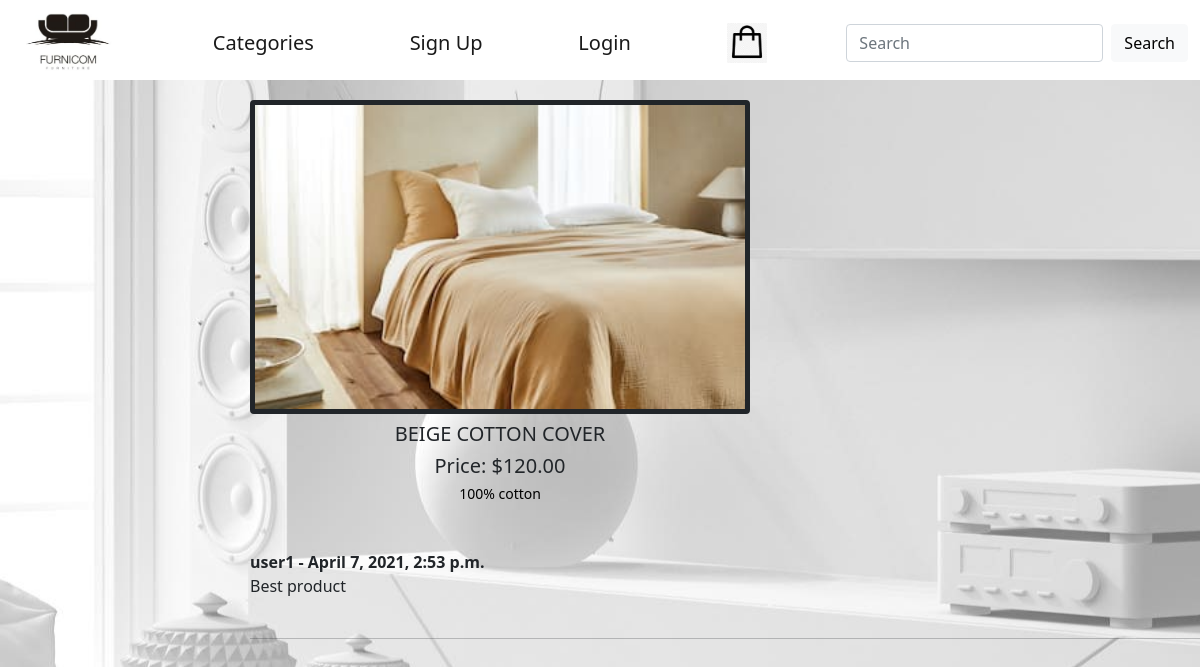
The app's page /product/2/, older data.
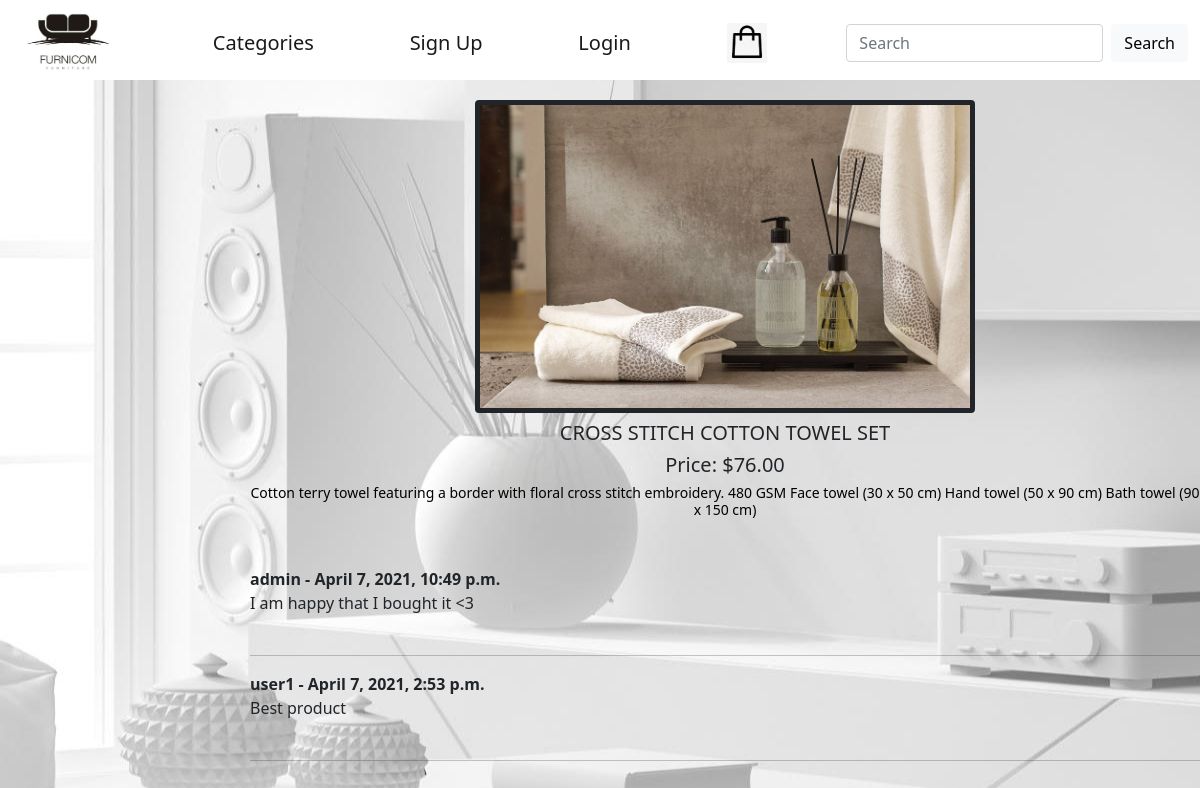
The same page, newer data.
### product/models.py (models this page shows, shortened)
class Product(models.Model):
    STATUS_CHOICES = (
        ('in stock', 'In Stock'),
        ('out of stock', 'Out of Stock'),
        ('await', 'Awaiting')
    )
    name = models.CharField(max_length=100)
    description = models.TextField()
    price = models.DecimalField(max_digits=10,
                                decimal_places=2)
    image = models.ImageField(upload_to='products')
    category = models.ForeignKey(Category,
                                 on_delete=models.CASCADE,
                                 related_name='products')
    status = models.CharField(choices=STATUS_CHOICES,
                              max_length=20)
    class Meta:
        ordering = ['-id', ]

class Comment(models.Model):
    product = models.ForeignKey(Product, on_delete=models.CASCADE, related_name='product', verbose_name='Product')
    user = models.ForeignKey(User, on_delete=models.CASCADE, related_name='user', verbose_name='User')
    body = models.TextField()
    created = models.DateTimeField(auto_now_add=True)
    class Meta:
        ordering = ['-created']

### product/views.py (the view)
# urls.py: path('product/<int:product_id>/', ProductDetailView.as_view(),
class ProductDetailView(DetailView):
    model = Product
    template_name = 'product/detail.html'
    context_object_name = 'product'
    pk_url_kwarg = 'product_id'

### product/templates/product/detail.html (shortened to what this page needs)
{% extends 'base.html' %}
{% load static %}
{% block content %}
<div style="margin-top :20px; margin-left : 250px; " >
<figure style="text-align: center;" class="figure">
    <img style="width: 500px; height: auto; border: 5px solid;" src="{{ product.image.url }}" class="figure-img img-fluid rounded" alt="...">
    <h5 style="">{{ product.name }}</h5>
    <h5 style="">Price: ${{ product.price }}</h5>
    <h6 style="color: black;" class="figure-caption">{{ product.description }}</h6>
</figure>
<br/>
{% if not product.product.all %}
No comments yet...
{% if request.user.is_authenticated %}
<a href="{% url 'add_comment' product.id %}"> Add one</a>
{% endif %}
{% else %}
<br/>
{% for comment in product.product.all %}
<strong>
    {{ comment.user }} -
    {{ comment.created }}
</strong>
<br/>
{{ comment.body }}
<br/><br/>
<hr>
{% endfor %}
    {% endif %}
</div>
{% endblock %}

Row changes from the older to the newer data that the page shows:
changed Product: image: a different picture; name "BEIGE COTTON COVER" → "CROSS STITCH COTTON TOWEL SET"; price "120.00" → "76.00"; description "100% cotton" → "Cotton terry towel featuring a border with floral cross stitch embroidery. 480 GSM Face towel (30 x 50 cm) Hand towel (50 x 90 cm) Bath towel (90 x 150 cm)"
added Comment: user "admin", created "April 7, 2021, 10:49 p.m.", body "I am happy that I bought it <3"
